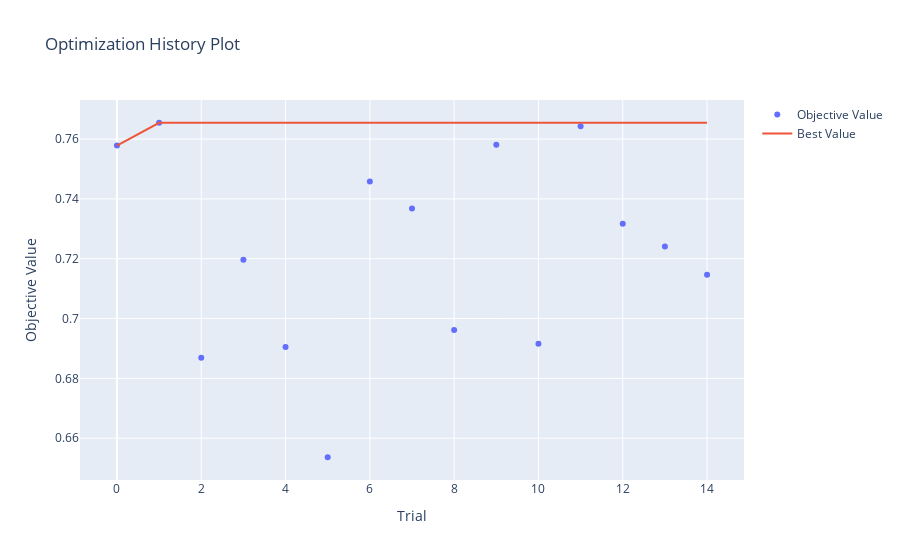
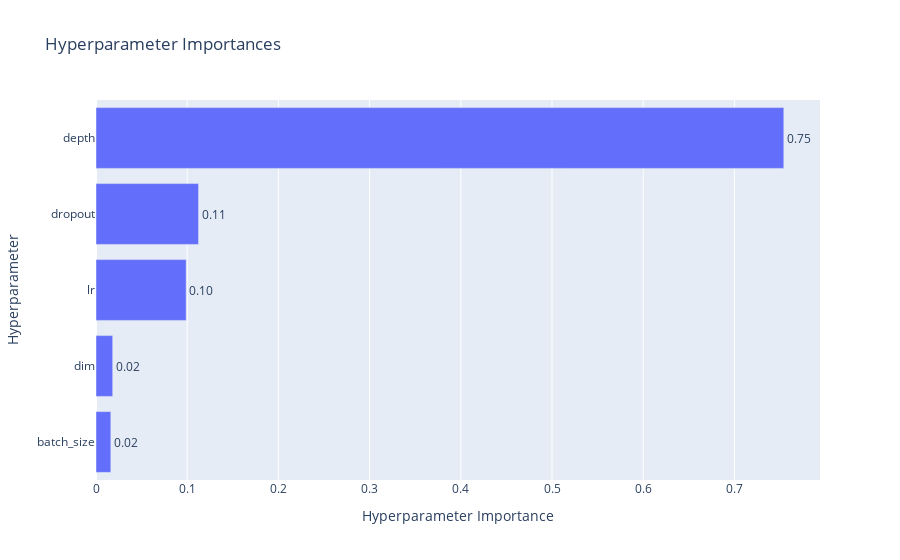
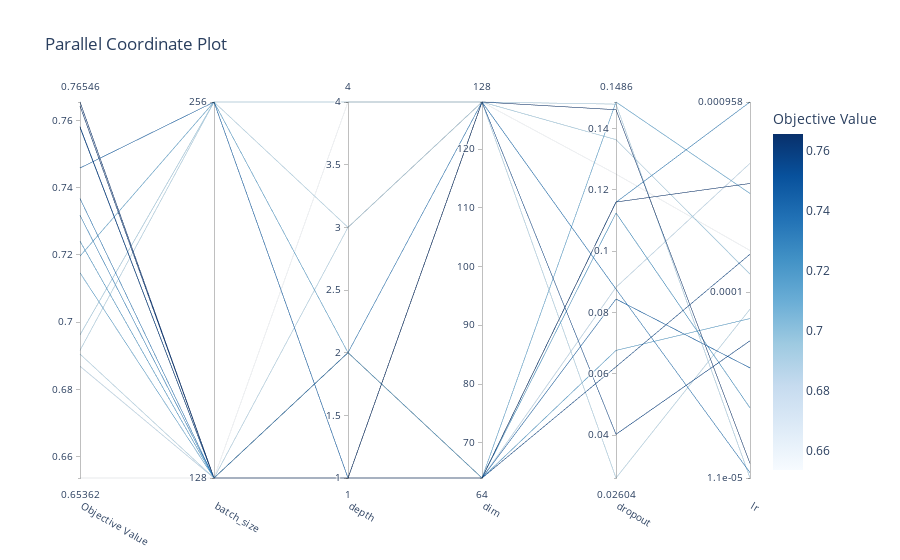

Notebook source saved alongside these figures, in order:
### Code cell
# optuna визуализация
optuna.visualization.plot_optimization_history(study).show()
optuna.visualization.plot_param_importances(study).show()
optuna.visualization.plot_parallel_coordinate(study).show()

### Figure 1 — Plotly figure (JSON) as saved in the notebook; plotly's stock layout.template omitted (floating-point values rounded to 4 significant figures)
{"data": [{"mode": "markers", "name": "Objective Value", "type": "scatter", "x": [0, 1, 2, 3, 4, 5, 6, 7, 8, 9, 10, 11, 12, 13, 14], "y": [0.7578, 0.7655, 0.6869, 0.7196, 0.6905, 0.6536, 0.7458, 0.7368, 0.6962, 0.7581, 0.6916, 0.7643, 0.7317, 0.724, 0.7146]}, {"mode": "lines", "name": "Best Value", "type": "scatter", "x": [0, 1, 2, 3, 4, 5, 6, 7, 8, 9, 10, 11, 12, 13, 14], "y": [0.7578, 0.7655, 0.7655, 0.7655, 0.7655, 0.7655, 0.7655, 0.7655, 0.7655, 0.7655, 0.7655, 0.7655, 0.7655, 0.7655, 0.7655]}, {"marker": {"color": "#cccccc"}, "mode": "markers", "name": "Infeasible Trial", "showlegend": false, "type": "scatter", "x": [], "y": []}], "layout": {"title": {"text": "Optimization History Plot"}, "xaxis": {"title": {"text": "Trial"}}, "yaxis": {"title": {"text": "Objective Value"}}}}

### Figure 2 — Plotly figure (JSON) as saved in the notebook; plotly's stock layout.template omitted (floating-point values rounded to 4 significant figures)
{"data": [{"cliponaxis": false, "hovertemplate": ["batch_size (CategoricalDistribution): 0.016236408773684936<extra></extra>", "dim (IntDistribution): 0.018303723542630636<extra></extra>", "lr (FloatDistribution): 0.09887571768642234<extra></extra>", "dropout (FloatDistribution): 0.11242952496154751<extra></extra>", "depth (IntDistribution): 0.7541546250357146<extra></extra>"], "name": "Objective Value", "orientation": "h", "text": ["0.02", "0.02", "0.10", "0.11", "0.75"], "textposition": "outside", "type": "bar", "x": [0.01624, 0.0183, 0.09888, 0.1124, 0.7542], "y": ["batch_size", "dim", "lr", "dropout", "depth"]}], "layout": {"title": {"text": "Hyperparameter Importances"}, "xaxis": {"title": {"text": "Hyperparameter Importance"}}, "yaxis": {"title": {"text": "Hyperparameter"}}}}

### Figure 3 — Plotly figure (JSON) as saved in the notebook; plotly's stock layout.template omitted (floating-point values rounded to 4 significant figures)
{"data": [{"dimensions": [{"label": "Objective Value", "range": [0.6536, 0.7655], "values": [0.7578, 0.7655, 0.6869, 0.6905, 0.6536, 0.7368, 0.7581, 0.7643, 0.7317, 0.724, 0.7146, 0.7196, 0.7458, 0.6962, 0.6916]}, {"label": "batch_size", "range": [0, 1], "ticktext": ["128", "256"], "tickvals": [0, 1], "values": [0, 0, 0, 0, 0, 0, 0, 0, 0, 0, 0, 1, 1, 1, 1]}, {"label": "depth", "range": [1, 4], "values": [1, 1, 2, 3, 4, 2, 1, 1, 1, 1, 2, 2, 1, 4, 3]}, {"label": "dim", "range": [64, 128], "values": [128, 128, 64, 128, 128, 128, 64, 64, 64, 64, 64, 64, 64, 128, 128]}, {"label": "dropout", "range": [0.02604, 0.1486], "values": [0.04028, 0.1461, 0.08822, 0.02604, 0.1251, 0.08761, 0.06229, 0.116, 0.1159, 0.1124, 0.1486, 0.06763, 0.08437, 0.1363, 0.1479]}, {"label": "lr", "range": [-4.959, -3.019], "ticktext": ["1.1e-05", "0.0001", "0.000958"], "tickvals": [-4.959, -4, -3.019], "values": [-4.251, -4.884, -3.335, -4.088, -3.785, -4.931, -3.804, -3.439, -3.019, -4.597, -3.491, -4.136, -4.391, -3.907, -4.959]}], "labelangle": 30, "labelside": "bottom", "line": {"color": [0.7578, 0.7655, 0.6869, 0.6905, 0.6536, 0.7368, 0.7581, 0.7643, 0.7317, 0.724, 0.7146, 0.7196, 0.7458, 0.6962, 0.6916], "colorbar": {"title": {"text": "Objective Value"}}, "colorscale": [[0, "rgb(247,251,255)"], [0.125, "rgb(222,235,247)"], [0.25, "rgb(198,219,239)"], [0.375, "rgb(158,202,225)"], [0.5, "rgb(107,174,214)"], [0.625, "rgb(66,146,198)"], [0.75, "rgb(33,113,181)"], [0.875, "rgb(8,81,156)"], [1, "rgb(8,48,107)"]], "reversescale": false, "showscale": true}, "type": "parcoords"}], "layout": {"title": {"text": "Parallel Coordinate Plot"}}}
